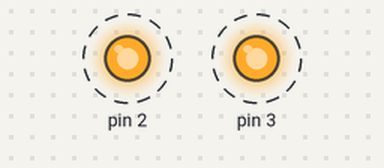
Simulated run of this sketch. Board: Arduino Uno, built with avr-gcc and run on an emulated ATmega328P. Parts: output pins drawn as LEDs (lit = HIGH). Dashed ring = blinking.

Above: at 0.3 s.
Timing chart, 0 to 3.0 s (numbered marks = the images above):
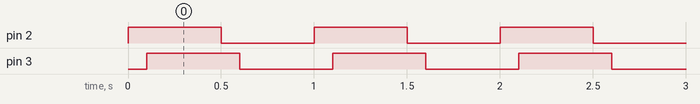

Measured:
- by itself, pin 2, pin 3: alternates HIGH for 0.50 s and LOW for 0.50 s
- by itself, everything shown: repeats every 1.0 s, in 4 steps

The sketch:

LED.ino
```cpp
void setup() {
  // set the mode of the pins a s GPIO and direction as OUTPUT
  pinMode(2, OUTPUT);
  pinMode(3, OUTPUT);

}

void loop() {
  // put your main code here, to run repeatedly:
  //Make LED ON
  digitalWrite(2, HIGH);
  delay(100);
  digitalWrite(3, HIGH);
  delay(100);
  digitalWrite(4, HIGH);
  delay(100);
  digitalWrite(5, HIGH);
  delay(200);
  //Make LED OFF
  digitalWrite(2, LOW);
  delay(100);
  digitalWrite(3, LOW);
  delay(100);
  digitalWrite(4, LOW);
  delay(100);
  digitalWrite(5, LOW);
  delay(200);
}
```
